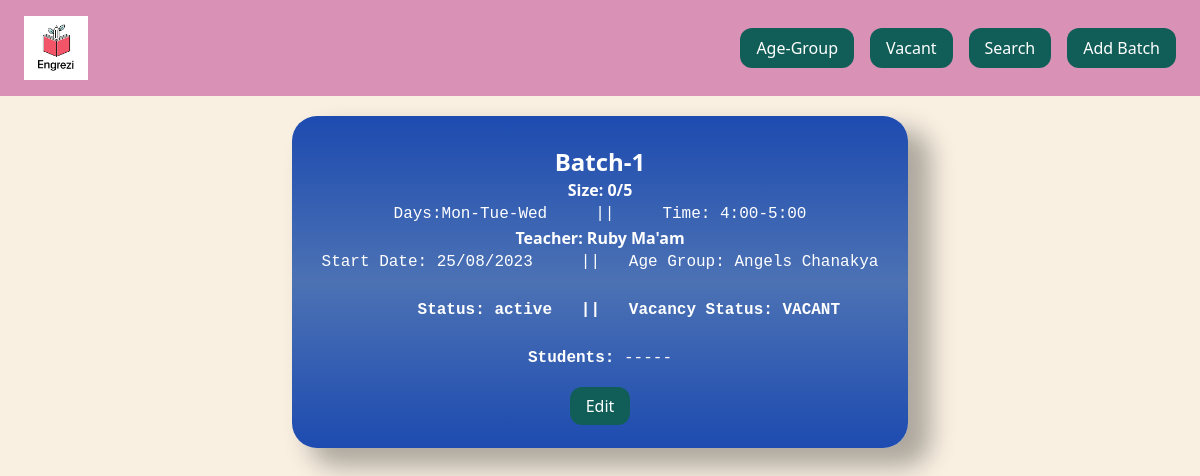
/angels-chanakya/batch-1/, run on the app's committed database.
### batch/models.py (models this page shows, shortened)
class batches(models.Model):
    DRAFT = 'draft'
    WAITING_APPROVAL = 'waitingapproval'
    ACTIVE = 'active'
    ENDED = 'ended'
    VACANT='VACANT'
    FULL="FULL"
    STATUS_CHOICES = (
        (DRAFT, 'Draft'),
        (WAITING_APPROVAL, 'Waiting approval'),
        (ACTIVE, 'Active'),
        (ENDED, 'Deleted'),
    )
    VACANCY_CHOICE={
        (VACANT,'VACANT'),
        (FULL,'FULL')
    }
    batch_name = models.CharField(max_length=50)
    slug = models.SlugField()
    batch_size = models.IntegerField()
    timing = models.ForeignKey(timings, related_name='Timings', on_delete=models.CASCADE)
    days=models.ForeignKey(days, related_name='Days', on_delete=models.CASCADE)
    strength = models.IntegerField()
    startdate=models.CharField(max_length=50)
    teachername = models.ForeignKey(teachers, related_name='Teachers', on_delete=models.CASCADE)
    agegroup=models.ForeignKey(agegroup, related_name='agegroups', on_delete=models.CASCADE)
    description = models.TextField(blank=True)
    status = models.CharField(max_length=50, choices=STATUS_CHOICES, default=ACTIVE)
    vacancy=models.CharField(max_length=50, choices=VACANCY_CHOICE, default=VACANT)
    def get_batchsize(self):
        return str(str(self.strength)+"/"+str(self.batch_size))

class days(models.Model):
    title = models.CharField(max_length=50)
    slug = models.SlugField()
    def __str__(self):
        return self.title

class timings(models.Model):
    title = models.CharField(max_length=50)
    slug = models.SlugField()
    def __str__(self):
        return self.title

class teachers(models.Model):
    title = models.CharField(max_length=50)
    slug = models.SlugField()
    def __str__(self):
        return self.title

class agegroup(models.Model):
    title = models.CharField(max_length=50)
    slug = models.SlugField()
    def __str__(self):
        return self.title

### batch/views.py (the view)
# urls.py: path('<slug:agegroup_slug>/<slug:slug>/', batch_detail, name='batch_detail'),
def batch_detail(request,agegroup_slug, slug):
    Batch = get_object_or_404(batches, slug=slug)
    return render(request, 'core/batch_detail.html', {
        'batch': Batch
    })

### batch/templatetags/menu.py (called while the page is built)
@register.inclusion_tag('core/menu.html')
def menu():
    agegroups = agegroup.objects.all()
    day=days.objects.all()
    return {'agegroups': agegroups,'days':day}

@register.inclusion_tag('core/vmenu.html')
def vacant():
    agegroups = agegroup.objects.all()
    day=days.objects.all()
    return {'agegroups': agegroups,'days':day}

### batch/templates/core/batch_detail.html (shortened to what this page needs)
{% extends 'core/index.html' %}
{% block content %}
   <div class="card" style="position: relative; top: 20px;" >
        <h1 class="text-2xl"><strong>{{ batch.batch_name }}</strong></h1>
        <h2 class="text-13 text-black-600"><strong>Size: {{ batch.get_batchsize }}</strong></h2>
        <pre class="text-13 text-black-600">Days:{{ batch.days }}     ||     Time: {{ batch.timing}}</pre>
        <h2 class="text-13 text-black-600"><b>Teacher: {{ batch.teachername }}</b></h2>
        <pre class="text-13 text-black-600">Start Date: {{batch.startdate}}     ||   Age Group: {{batch.agegroup}}</pre>
        <br>
        <pre class="text-13 text-black-600"><b>      Status: {{ batch.status }}   ||   Vacancy Status: {{batch.vacancy}}</b></pre>
        <br>
        <h2>
            {% if batch.description %}
                <pre ><b class="bold">Students: </b>{{ batch.description }}</pre>
            {% endif %}
            <br>
        </h2>
        <a href="{% url 'edit_batch' batch.id %}"class="py-2 px-4 bg-teal-800 text-white rounded-xl hover:bg-teal-900">Edit</a>
    </div>
{% endblock %}

### batch/templates/core/batch_detail.html (style rules this page uses)
.card { text-align: center; background: linear-gradient(#1d4bb0, #4c72b4, #1d4bb0); border-radius: 2px; box-shadow: 20px 16px 25px 3px rgba(0,0,0,.3); color: #fff; padding: 30px; border-radius: 25px; }

### data on the page
batches: batch_name "Batch-1", get_batchsize "0/5", days "Mon-Tue-Wed", timing "4:00-5:00", teachername "Ruby Ma'am", startdate "25/08/2023", agegroup "Angels Chanakya", status "active", vacancy "VACANT", description "-----"
